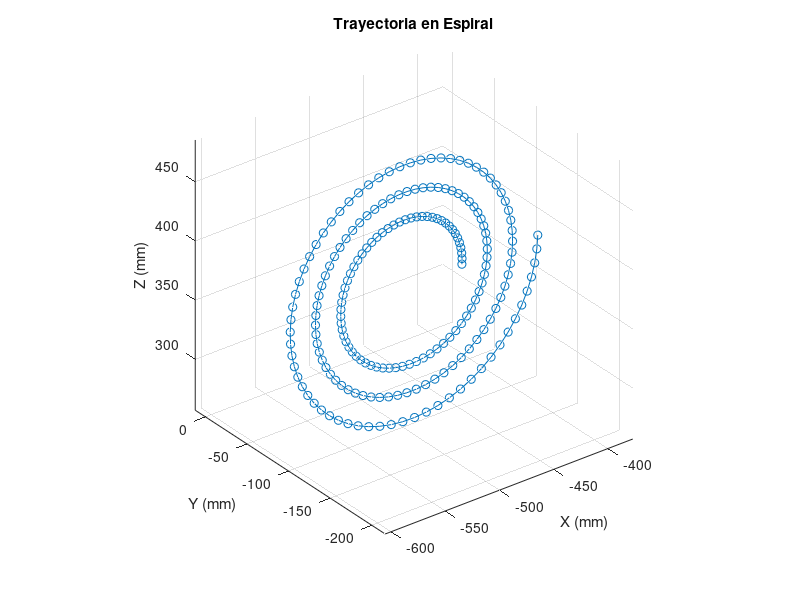

MATLAB code for this plot:
% Parámetros de la espiral
radio_inicial = 50;    % Radio inicial de la espiral en mm
radio_final = 120;     % Radio máximo de la espiral en mm
n_puntos = 200;        % Número total de puntos en la espiral
centro = [-497, -102, 377];  % Centro de la espiral (en mm)
eje = 'xz';            % Eje en el que se dibujará la espiral ('xy', 'xz', 'yz')
vueltas = 3;           % Número de vueltas de la espiral

% Parámetros de tiempo
Tfinal = 4;            % Tiempo total de simulación (en segundos)
velocidad_definida = 15; % Velocidad constante usada en la última columna
Tem = Tfinal / n_puntos; % Tiempo de muestreo
instante = linspace(0, Tfinal, n_puntos)'; % Vector de tiempos

% Crear una lista de ángulos igualmente espaciados
angulos = linspace(0, vueltas * 2 * pi, n_puntos);

% Crear una matriz para almacenar las posiciones cartesianas deseadas
positions = zeros(n_puntos, 3);

% Calcular el radio de la espiral en cada punto
radios = linspace(radio_inicial, radio_final, n_puntos);

% Calcular las posiciones de la espiral basado en el eje seleccionado
for i = 1:n_puntos
    switch eje
        case 'xy'
            x = centro(1) + radios(i) * cos(angulos(i));
            y = centro(2) + radios(i) * sin(angulos(i));
            z = centro(3); % Mantener z constante
        case 'xz'
            x = centro(1) + radios(i) * cos(angulos(i));
            y = centro(2); % Mantener y constante
            z = centro(3) + radios(i) * sin(angulos(i));
        case 'yz'
            x = centro(1); % Mantener x constante
            y = centro(2) + radios(i) * cos(angulos(i));
            z = centro(3) + radios(i) * sin(angulos(i));
    end
    positions(i, :) = [x, y, z];
end

% Asignar posiciones calculadas
cons1 = positions(:, 1);
cons2 = positions(:, 2);
cons3 = positions(:, 3);

% Definir rotaciones específicas según el eje
switch eje
    case 'xy'
        rotations = repmat([180, 0, 0], n_puntos, 1);
    case 'xz'
        rotations = repmat([90.497, 65.669, -0.174], n_puntos, 1);
    case 'yz'
        rotations = repmat([100, 65.669, -80], n_puntos, 1);
end

% Asignar las rotaciones a las variables
cons4 = rotations(:, 1);
cons5 = rotations(:, 2);
cons6 = rotations(:, 3);

% Guardar las posiciones y rotaciones en un archivo de texto
archivo_salida_txt = 'trayectoria_espiral.txt';
fileID = fopen(archivo_salida_txt, 'w');

% Escribir la primera línea con la palabra 'articular'
fprintf(fileID, 'articular\n');

for i = 1:n_puntos
    fprintf(fileID, '%.3f,%.3f,%.3f,%.2f,%.2f,%.2f,%d,%.3f\n', ...
        cons1(i), cons2(i), cons3(i), cons4(i), cons5(i), cons6(i), velocidad_definida, 0);
end
fclose(fileID);
disp(['Archivo guardado: ', archivo_salida_txt]);

% Graficar la trayectoria en 3D
figure;
plot3(cons1, cons2, cons3, 'o-');
xlabel('X (mm)'); 
ylabel('Y (mm)'); 
zlabel('Z (mm)');
title('Trayectoria en Espiral');
grid on; 
axis equal;

disp('Trayectoria en espiral generada y guardada correctamente.');
